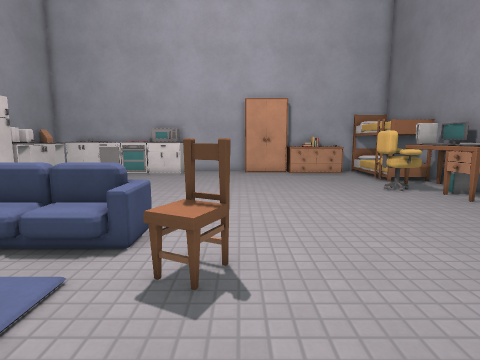
view 1 (above)

16 first-person views from a walk through a level from a Godot 3-D game. The camera is 1.3 m above the floor, tilts 8° down and sees 80° across. The floor is counted in squares, 0.54 m on a side. Each view is taken from the middle of a square. On the plan, view 1 faces up. The plan holds only what a view shows up to about 18 squares ahead; the rest is blank. Door leaves are left out where a doorway can be walked through. Surface patterns are stand-ins for the level's own textures.

view 2
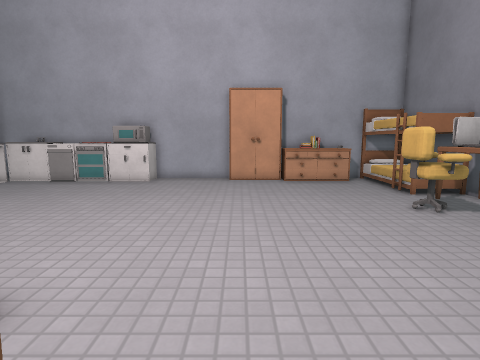

view 3
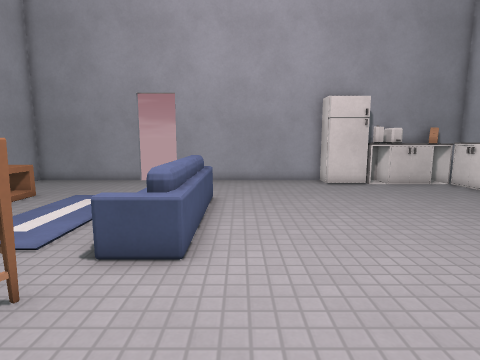

view 4
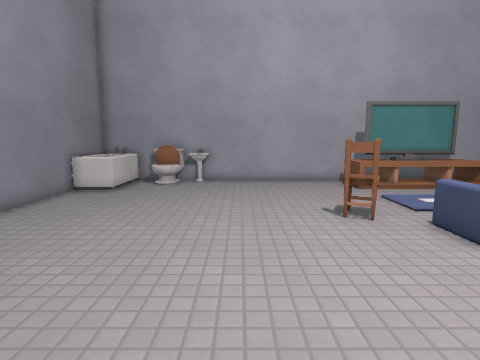

view 5
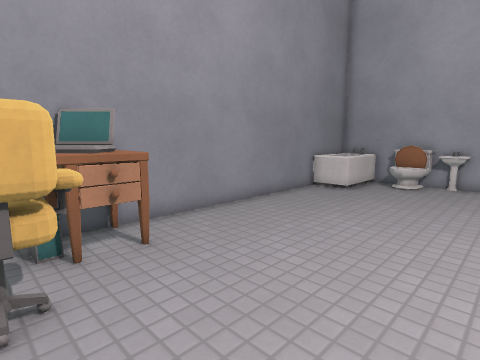

view 6
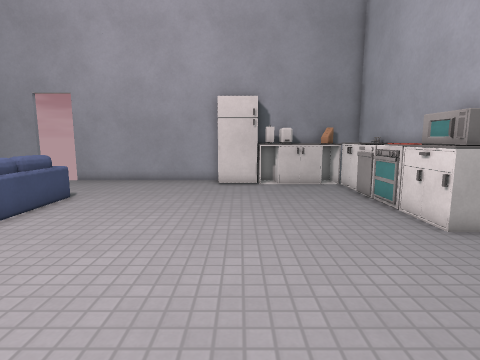

view 7
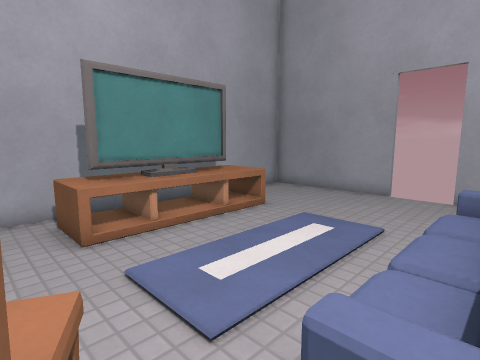

view 8
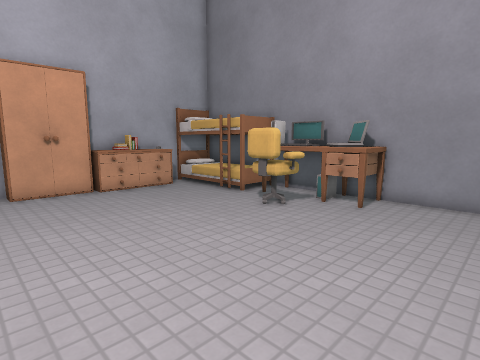

view 9
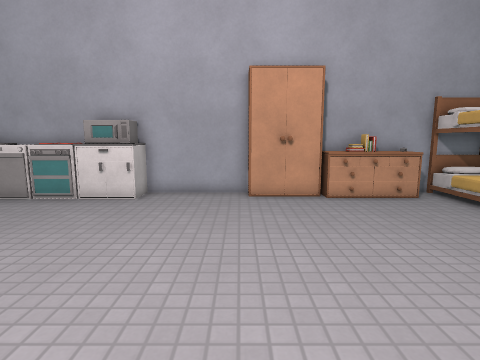

view 10
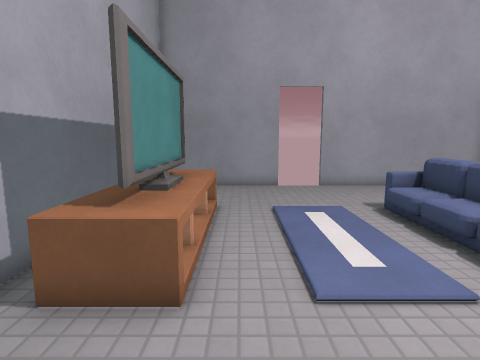

view 11
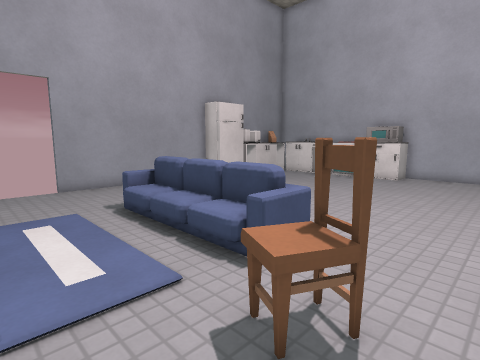

view 12
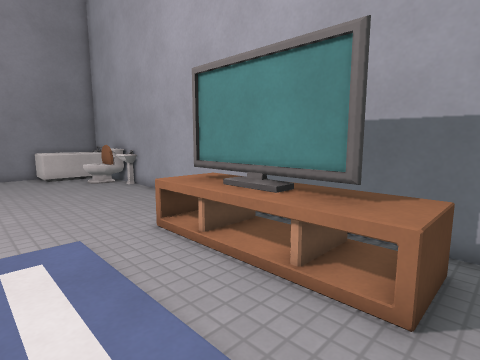

view 13
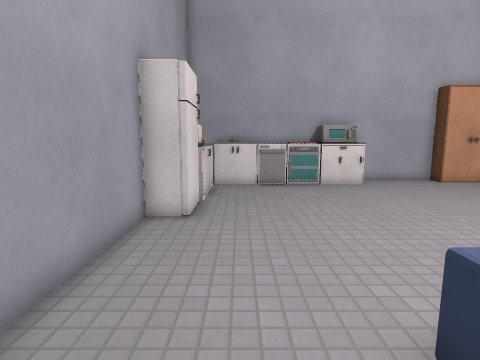

view 14
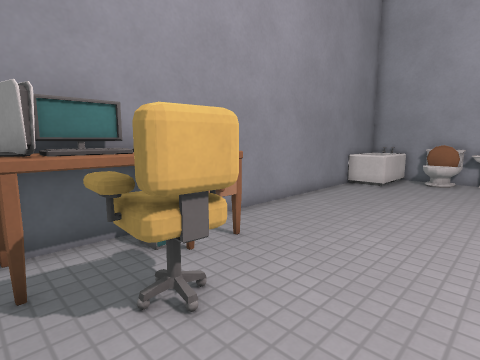

view 15
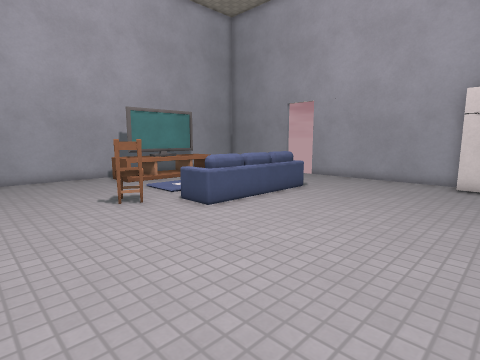

view 16
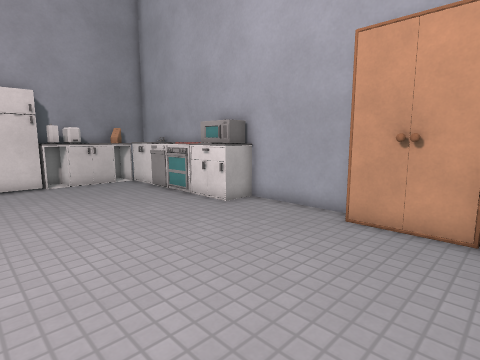

### Floor plan
Key: @ floor where view 1 was taken; # wall or solid block; . main floor; : floor 0.25 m higher than the main floor; D open door; = window, fence, low wall or low ledge; C cupboard; B bed; E desk; F fridge; H chair; S sofa; N oven; M microwave; L shelf; R drawers; T table; A TV; O other object.
Columns run from 14 left of view 1 to 11 right of it. Each row starts with its distance up from view 1.
 22 ###O#O#########   ######B#
 21 #.OO ONNMMC...LLLLROOR.BBB
 20 #OCOOONNCC.............BBB
 19 CCC....................BBB
 18 #OC....................BBB
 17 #OC....................BBB
 16 ##C....................EE#
 15 #F...................HHOO#
 14 #F...................HHOO#
 13 #....................HHEO#
 12 #......................OO#
 11 #......................EO#
 10 #........................#
  9 #........................#
  8 #....SSSSSSS.............#
  7 #....SSSSSSS.............#
  6 #....SOOOOOS.H...........#
  5 D............HH..........#
  4 D.....OOOOOO.H...........#
  3 D.....OOOOOO.............#
  2 #.....OOOOO..............#
  1 #......................==#
  0 #....TTTTTTT..@........==#
 -1 #....TAAAAAT.........O.=:#
 -2 #....TTTTTTT.......OOOO==#
 -3 ###################O######

Positions as (right, up) in squares from view 1, and headings:
1: (0, 0), facing up
2: (1, 4), facing up
3: (3, 9), facing left
4: (3, 14), facing down
5: (3, 14), facing down-right
6: (3, 15), facing left
7: (-1, 7), facing down-left
8: (-1, 7), facing up-right
9: (0, 9), facing up
10: (1, 1), facing left
11: (1, 2), facing up-left
12: (-10, 4), facing down-right
13: (-11, 5), facing up
14: (4, 16), facing down-right
15: (4, 16), facing down-left
16: (4, 13), facing up-left
